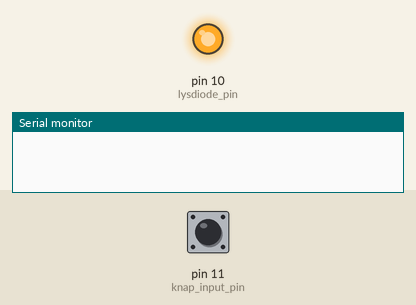
This sketch was run on a simulated Arduino Uno, built with avr-gcc and run on an emulated ATmega328P. Shown: output pins drawn as LEDs (lit = HIGH), the last lines printed to the serial monitor. Inputs (shaded band) come from the test bench; at power-on: pin 11 (knap_input_pin) HIGH.

Above: at 1.2 s.
1.3 s: pin 11 (knap_input_pin) pulled LOW for 0.15 s
At 2.5 s:
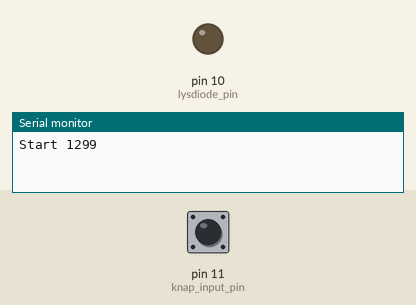
2.9 s: pin 11 (knap_input_pin) pulled LOW for 1 s
At 3.8 s:
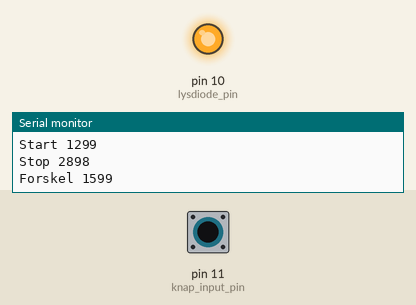
5.4 s: pin 11 (knap_input_pin) pulled LOW for 3.2 s
At 5.7 s:
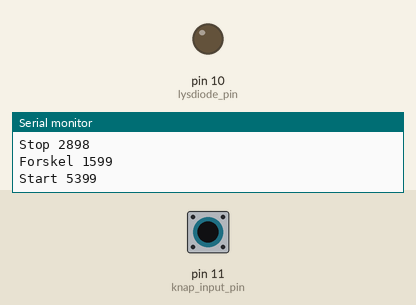
Timing chart, 0 to 8.4 s (numbered marks = the images above; inputs shaded):
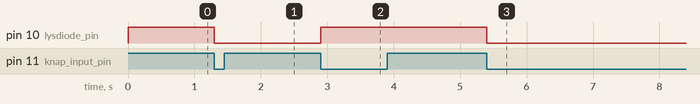

Measured:
- after the input at 1.3 s, pin 10 (lysdiode_pin): HIGH → LOW at once
- after the input at 2.9 s, pin 10 (lysdiode_pin): LOW → HIGH at once
- after the input at 5.4 s, pin 10 (lysdiode_pin): HIGH → LOW at once

The sketch:

2_07_stopur.ino
```cpp
/**********************************************************************
 * Simpelt stopur
 * https://github.com/spiff42/arduino-workshop
 * Coding Pirates Workshop, Lyngby - Microsoft, Oktober/November 2022
 * Mikkel Holm Olsen
 **********************************************************************/
const byte lysdiode_pin = 10;
const byte knap_input_pin = 11;

void setup() {
  Serial.begin(9600);
  pinMode(lysdiode_pin, OUTPUT);
  digitalWrite(lysdiode_pin, HIGH); // Sluk LED
  pinMode(knap_input_pin, INPUT_PULLUP);
}
unsigned long starttid, sluttid;

void loop() {
  while (digitalRead(knap_input_pin) != LOW) continue; // Vent til knap trykkes ned
  digitalWrite(lysdiode_pin, LOW); // Tænd LED
  starttid = millis();

  Serial.print("Start ");
  Serial.println(starttid);

  delay(5); // Undgå kontaktprel
  while (digitalRead(knap_input_pin) == LOW) continue; // Vent til knap slippes
  delay(5); // Undgå kontaktprel


  while (digitalRead(knap_input_pin) != LOW) continue; // Vent til knap trykkes ned
  digitalWrite(lysdiode_pin, HIGH); // Sluk LED
  sluttid = millis();

  delay(5); // Undgå kontaktprel
  Serial.print("Stop ");
  Serial.println(sluttid);

  unsigned long forskel = sluttid - starttid;

  Serial.print("Forskel ");
  Serial.println(forskel);

  while (digitalRead(knap_input_pin) == LOW) continue; // Vent til knap slippes
  delay(5); // Undgå kontaktprel

}
```
